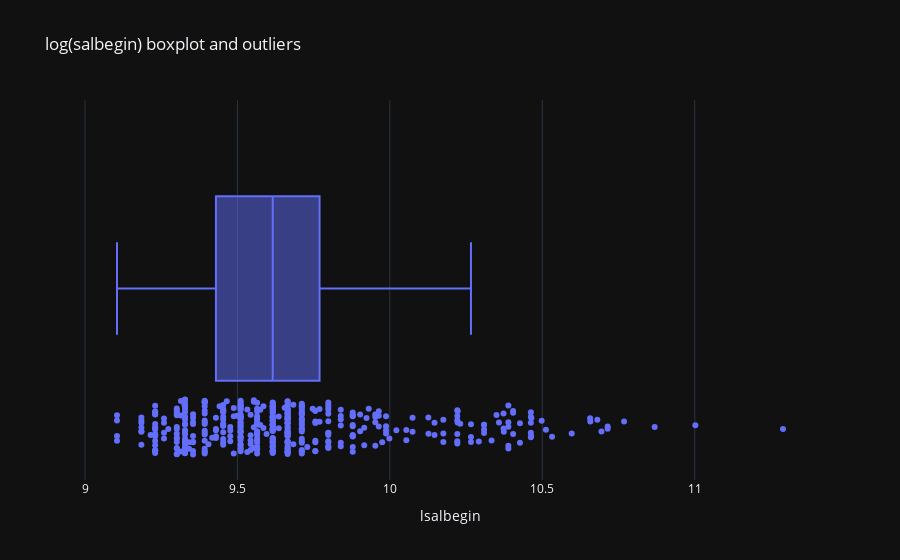

Here is the notebook cell this chart was saved with:
### Code cell
px.box(df,x='lsalbegin',template='plotly_dark',points='all',title="log(salbegin) boxplot and outliers")

### Figure 1 — Plotly figure (JSON) as saved in the notebook; plotly's stock layout.template omitted (floating-point values rounded to 4 significant figures; data arrays with more than 128 entries replaced by an {"elided": "..."} marker saying what was removed)
{"data": [{"alignmentgroup": "True", "boxpoints": "all", "hovertemplate": "lsalbegin=%{x}<extra></extra>", "legendgroup": "", "marker": {"color": "#636efa"}, "name": "", "notched": false, "offsetgroup": "", "orientation": "h", "showlegend": false, "type": "box", "x": {"elided": "473 float values"}, "x0": " ", "xaxis": "x", "y0": " ", "yaxis": "y"}], "layout": {"boxmode": "group", "legend": {"tracegroupgap": 0}, "title": {"text": "log(salbegin) boxplot and outliers"}, "xaxis": {"anchor": "y", "domain": [0, 1], "title": {"text": "lsalbegin"}}, "yaxis": {"anchor": "x", "domain": [0, 1]}}}
